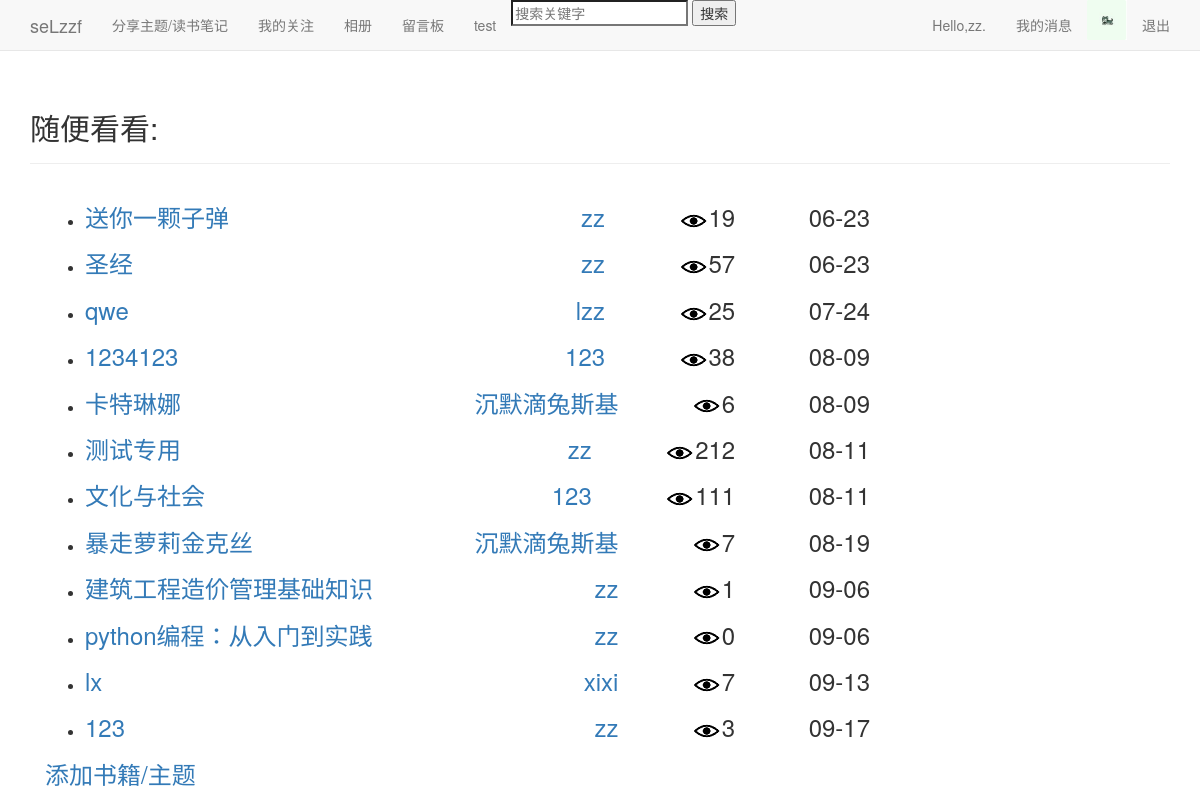
Page /index/ (signed in) on the earlier database version.
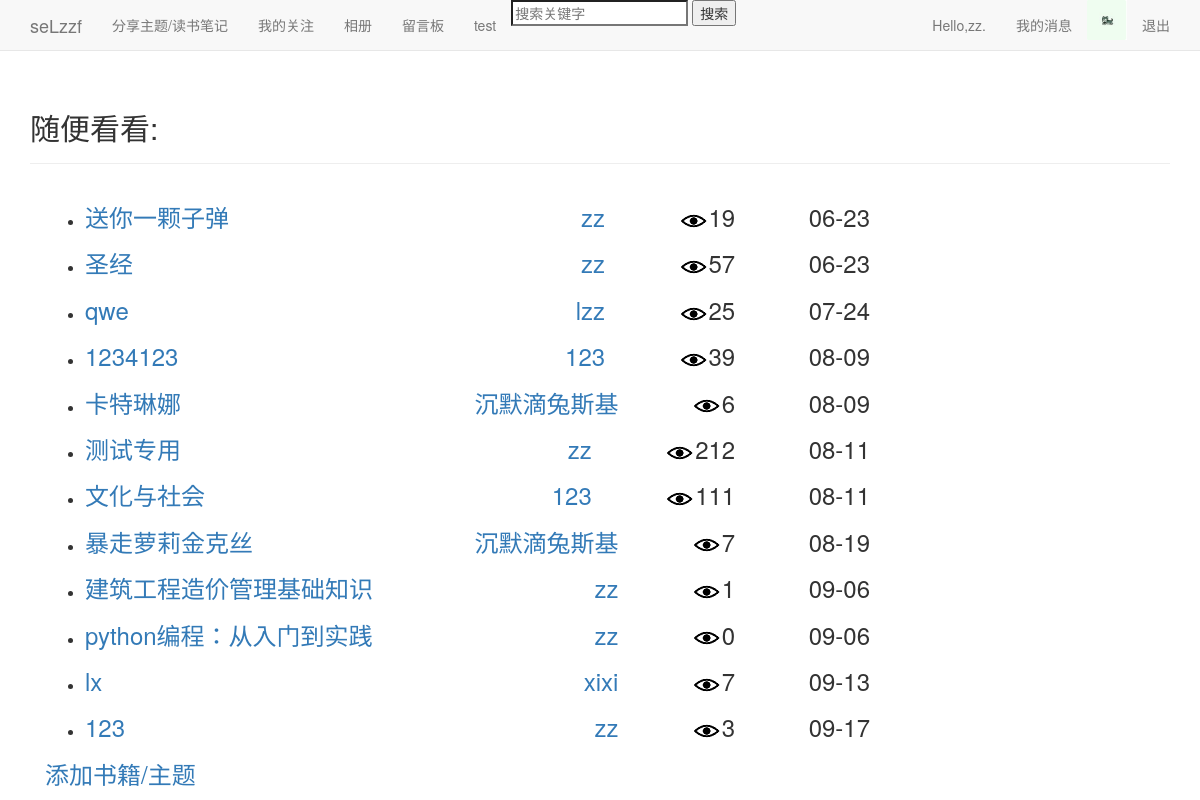
Same page on the later database version.
### blogs/models.py (models this page shows, shortened)
class Theme(models.Model):
	owner=models.ForeignKey(User)
	title=models.CharField('标题',max_length=15)
	date_added=models.DateTimeField(auto_now_add=True)
	设为私密=models.BooleanField(default=False)
	views=models.PositiveIntegerField(default=0)

### blogs/views.py (the view)
# urls.py: url(r'^index/$',views.index,name='index'),
@login_required
def index(request):
	themes=Theme.objects.filter(设为私密=False)
	page_user=request.user
	request_userinfo=Userinfo.objects.get(user=page_user)
	context={'themes':themes,'page_user':page_user,'request_userinfo':request_userinfo}
	return render(request,'blogs/index.html',context)

### blogs/templates/blogs/index.html (shortened to what this page needs)
{% extends "blogs/base.html" %}
{% load static %}
{% block header %}
  <h2>随便看看:</h2>
{% endblock header %}
{% block content %}
<div class="col-md-9">
<ul>
  {% for theme in themes %}
	<li><h3>
	  <a href="{% url 'blogs:theme' theme.owner.id theme.id %}">{{theme.title}}</a>
	  <div style="float:right;">
		{{theme.date_added|date:'m-d'}}
	  </div>
	  <div style="float:right;">
		<img src="{% static 'images/views.jpg' %}"/>{{theme.views}}
	  </div>
	  <a style="float:right;" href="{% url 'users:userinfo' theme.owner.id %}">{{theme.owner}}</a>
	</h3></li>
  {% empty %}
	<li>暂时还没有人发表主题。</li>
  {% endfor %}
</ul>
  {% if page_user == user %}
  <h3>
    <a href="{% url 'blogs:new_theme' %}">添加书籍/主题</a>
  </h3>
  {% endif %}
</div>
{% endblock content %}

Differences in the rows shown:
changed Theme (number 4 of 12 on the later page): views "38" → "39"
